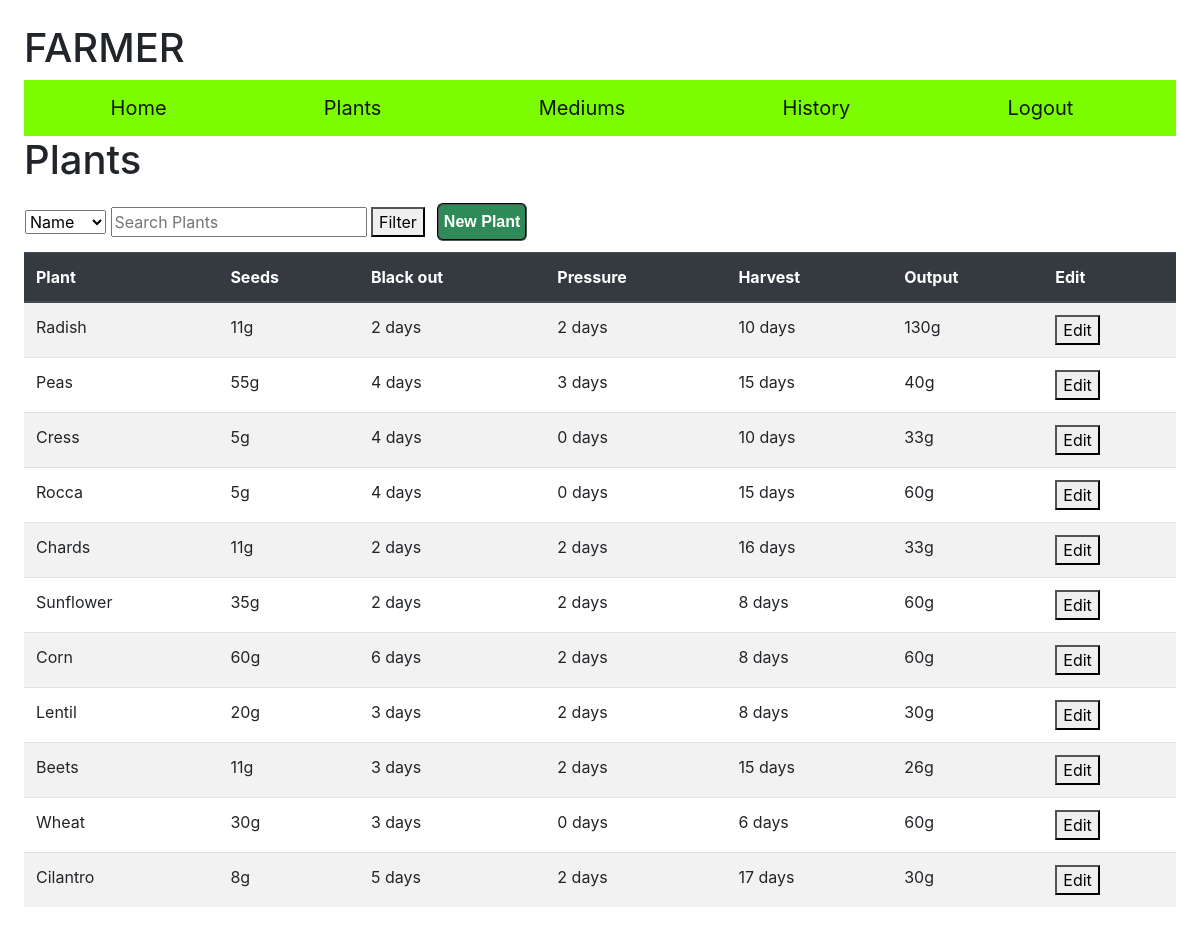
The page /plants (signed in) on the database its author committed.
### farmer/models.py (models this page shows, shortened)
class Plant(models.Model):
    name = models.CharField(max_length=255)
    seeds = models.IntegerField()
    pressure = models.IntegerField()
    blackout = models.IntegerField()
    harvest = models.IntegerField()
    output = models.IntegerField()

### farmer/views.py (the view, shortened to what this page needs)
# urls.py: path("plants", views.plants, name="plants"),
@login_required
def plants(request):
    plantslist = Plant.objects.all()
    return render(request, "farmer/plants.html", {"form": Newplant(), "plants": plantslist})

### farmer/forms.py
class Newplant(forms.Form):
    name = forms.CharField(widget=forms.TextInput(attrs={'class':'toset', 'placeholder':'Plant Name'}),label=(''))
    seeds = forms.IntegerField(widget=forms.NumberInput(attrs={'class':'toset', 'placeholder':'seeds weight'}),label=(''))
    pressure = forms.IntegerField(widget=forms.NumberInput(attrs={'class':'toset', 'placeholder':'days of Presssure'}),label=(''))
    blackout = forms.IntegerField(widget=forms.NumberInput(attrs={'class':'toset', 'placeholder':'days of blackout'}),label=(''))
    harvest = forms.IntegerField(widget=forms.NumberInput(attrs={'class':'toset', 'placeholder':'time to harvest'}),label=(''))
    output = forms.IntegerField(widget=forms.NumberInput(attrs={'class':'toset', 'placeholder':'Harvest output'}),label=(''))

### farmer/templates/farmer/plants.html (shortened to what this page needs)
{% extends "farmer/layout.html" %}
{% block body %}
<h1>Plants</h1>
<table class="filter">
    <tr>
        <td>
            <form action="/filter" method="POST">
                <select name="filter">
                <option value="name">Name</option>
                </select>
                <input name="search" type="text" placeholder="Search Plants">
                <button type="submit">Filter</button>
            </form>
        </td>
        <td>
            <button id="myBtn" class="subbtn">New Plant</button>
        </td>
    </tr>
</table>
<table id="planttable" class="table table-striped">
    <thead class="thead-dark">
        <tr>
            <th scope="col">Plant</th>
            <th scope="col">Seeds</th>
            <th class="mobile_hide" scope="col">Black out</th>
            <th class="mobile_hide" scope="col">Pressure</th>
            <th scope="col">Harvest</th>
            <th scope="col">Output</th>
            <th scope="col">Edit</th>
        </tr>
    </thead>
    <tbody>
        {% for i in plants %}
        <tr>
            <td class="name" style="text-transform:capitalize;">{{i.name}}</td>
            <td  class="seeds" value="{{i.seeds}}" >{{i.seeds}}g</td>
            <td  class="blackout mobile_hide" value="{{i.blackout}}">{{i.blackout}} days</td>
            <td class="pressure mobile_hide" value="{{i.pressure}}">{{i.pressure}} days</td>
            <td class="harvest" value="{{i.harvest}}">{{i.harvest}} days</td>
            <td class="output" value="{{i.output}}">{{i.output}}g</td>
            <td>
                <button class="editplant" value="{{i.id}}" >Edit</button>
            </td>
        </tr>
        {% endfor %}
    </tbody>
</table>
{% endblock %}

### farmer/templates/farmer/layout.html (shortened to what this page needs)
{% load static %}
<!DOCTYPE html>
<html lang="en">
    <head:>
        <link href="https://maxcdn.bootstrapcdn.com/bootstrap/4.1.3/css/bootstrap.min.css" rel="stylesheet">
        <link rel="stylesheet" href="https://stackpath.bootstrapcdn.com/bootstrap/4.4.1/css/bootstrap.min.css">
        <link href="{% static 'farmer/style.css' %}" rel="stylesheet">
    </head>
    <body>
        <h1>{% block headtitle %}<span class="title">FARMER</span>{% endblock %}</h1>
        <nav class="navbar navbar-light" style="background-color: lawngreen;">
        {% if user.is_authenticated %}
                <a class="navbar-brand flex-sm-fill text-sm-center" href="/">Home</a>
                <a class="navbar-brand flex-sm-fill text-sm-center" href="plants">Plants</a>
                <a class="navbar-brand flex-sm-fill text-sm-center" href="medium">Mediums</a>
                <a class="navbar-brand flex-sm-fill text-sm-center" href="history">History</a>
                <a class="navbar-brand flex-sm-fill text-sm-center" href="logout">Logout</a>
        {% else %}
            <a class="navbar-brand flex-sm-fill text-sm-center" href="login">Login</a>
            <a class="navbar-brand flex-sm-fill text-sm-center" href="register">Register</a>
        {% endif %}
        </nav>
            {% block body %} {% endblock %}
    </body>
</html>

### farmer/static/farmer/style.css (style rules this page uses)
body { padding: 2%; }
.subbtn { margin: 10px; background-color: seagreen; color: white; font-weight: bold; font-family: sans-serif; padding: 5px; border-radius: 6px; border-style: groove; }

### rows shown on the page
Plant: name "Radish", seeds "11", blackout "2", pressure "2", harvest "10", output "130", {{ i.id }} 1 (drawn)
Plant: name "Peas", seeds "55", blackout "4", pressure "3", harvest "15", output "40", {{ i.id }} 2 (drawn)
Plant: name "Cress", seeds "5", blackout "4", pressure "0", harvest "10", output "33", {{ i.id }} 3 (drawn)
Plant: name "Rocca", seeds "5", blackout "4", pressure "0", harvest "15", output "60"
Plant: name "Chards", seeds "11", blackout "2", pressure "2", harvest "16", output "33", {{ i.id }} 5 (drawn)
Plant: name "Sunflower", seeds "35", blackout "2", pressure "2", harvest "8", output "60", {{ i.id }} 6 (drawn)
Plant: name "Corn", seeds "60", blackout "6", pressure "2", harvest "8", output "60", {{ i.id }} 7 (drawn)
Plant: name "Lentil", seeds "20", blackout "3", pressure "2", harvest "8", output "30"
Plant: name "Beets", seeds "11", blackout "3", pressure "2", harvest "15", output "26", {{ i.id }} 9 (drawn)
Plant: name "Wheat", seeds "30", blackout "3", pressure "0", harvest "6", output "60", {{ i.id }} 10 (drawn)
Plant: name "Cilantro", seeds "8", blackout "5", pressure "2", harvest "17", output "30", {{ i.id }} 11 (drawn)
